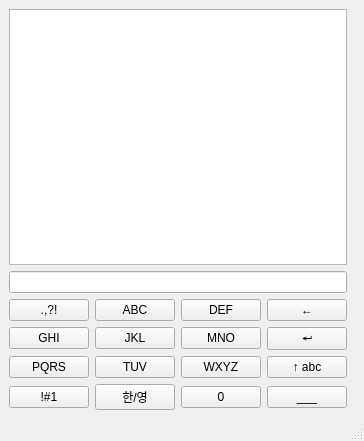
<?xml version="1.0" encoding="UTF-8"?>
<ui version="4.0">
 <class>MainWindow</class>
 <widget class="QMainWindow" name="MainWindow">
  <property name="geometry">
   <rect>
    <x>0</x>
    <y>0</y>
    <width>364</width>
    <height>441</height>
   </rect>
  </property>
  <widget class="QWidget" name="centralwidget">
   <layout class="QFormLayout" name="formLayout">
    <item row="0" column="0">
     <layout class="QGridLayout" name="gridLayout">
      <item row="0" column="0" colspan="4">
       <widget class="QTextBrowser" name="textBrowser"/>
      </item>
      <item row="1" column="0" colspan="4">
       <widget class="QLineEdit" name="lineEdit"/>
      </item>
      <item row="2" column="0">
       <widget class="QPushButton" name="btn_1">
        <property name="text">
         <string>.,?!</string>
        </property>
       </widget>
      </item>
      <item row="2" column="1">
       <widget class="QPushButton" name="btn_2">
        <property name="text">
         <string>ABC</string>
        </property>
       </widget>
      </item>
      <item row="2" column="2">
       <widget class="QPushButton" name="btn_3">
        <property name="text">
         <string>DEF</string>
        </property>
       </widget>
      </item>
      <item row="2" column="3">
       <widget class="QPushButton" name="btn_back">
        <property name="text">
         <string>←</string>
        </property>
       </widget>
      </item>
      <item row="3" column="0">
       <widget class="QPushButton" name="btn_4">
        <property name="text">
         <string>GHI</string>
        </property>
       </widget>
      </item>
      <item row="3" column="1">
       <widget class="QPushButton" name="btn_5">
        <property name="text">
         <string>JKL</string>
        </property>
       </widget>
      </item>
      <item row="3" column="2">
       <widget class="QPushButton" name="btn_6">
        <property name="text">
         <string>MNO</string>
        </property>
       </widget>
      </item>
      <item row="3" column="3">
       <widget class="QPushButton" name="btn_enter">
        <property name="text">
         <string>↵</string>
        </property>
       </widget>
      </item>
      <item row="4" column="0">
       <widget class="QPushButton" name="btn_7">
        <property name="text">
         <string>PQRS</string>
        </property>
       </widget>
      </item>
      <item row="4" column="1">
       <widget class="QPushButton" name="btn_8">
        <property name="text">
         <string>TUV</string>
        </property>
       </widget>
      </item>
      <item row="4" column="2">
       <widget class="QPushButton" name="btn_9">
        <property name="text">
         <string>WXYZ</string>
        </property>
       </widget>
      </item>
      <item row="4" column="3">
       <widget class="QPushButton" name="btn_shift">
        <property name="text">
         <string>↑ abc</string>
        </property>
       </widget>
      </item>
      <item row="5" column="0">
       <widget class="QPushButton" name="btn_sym">
        <property name="text">
         <string>!#1</string>
        </property>
       </widget>
      </item>
      <item row="5" column="1">
       <widget class="QPushButton" name="btn_lang">
        <property name="text">
         <string>한/영</string>
        </property>
       </widget>
      </item>
      <item row="5" column="2">
       <widget class="QPushButton" name="btn_0">
        <property name="text">
         <string>0</string>
        </property>
       </widget>
      </item>
      <item row="5" column="3">
       <widget class="QPushButton" name="btn_space">
        <property name="text">
         <string>___</string>
        </property>
       </widget>
      </item>
     </layout>
    </item>
   </layout>
  </widget>
  <widget class="QStatusBar" name="statusBar"/>
 </widget>
 <resources/>
 <connections/>
</ui>
